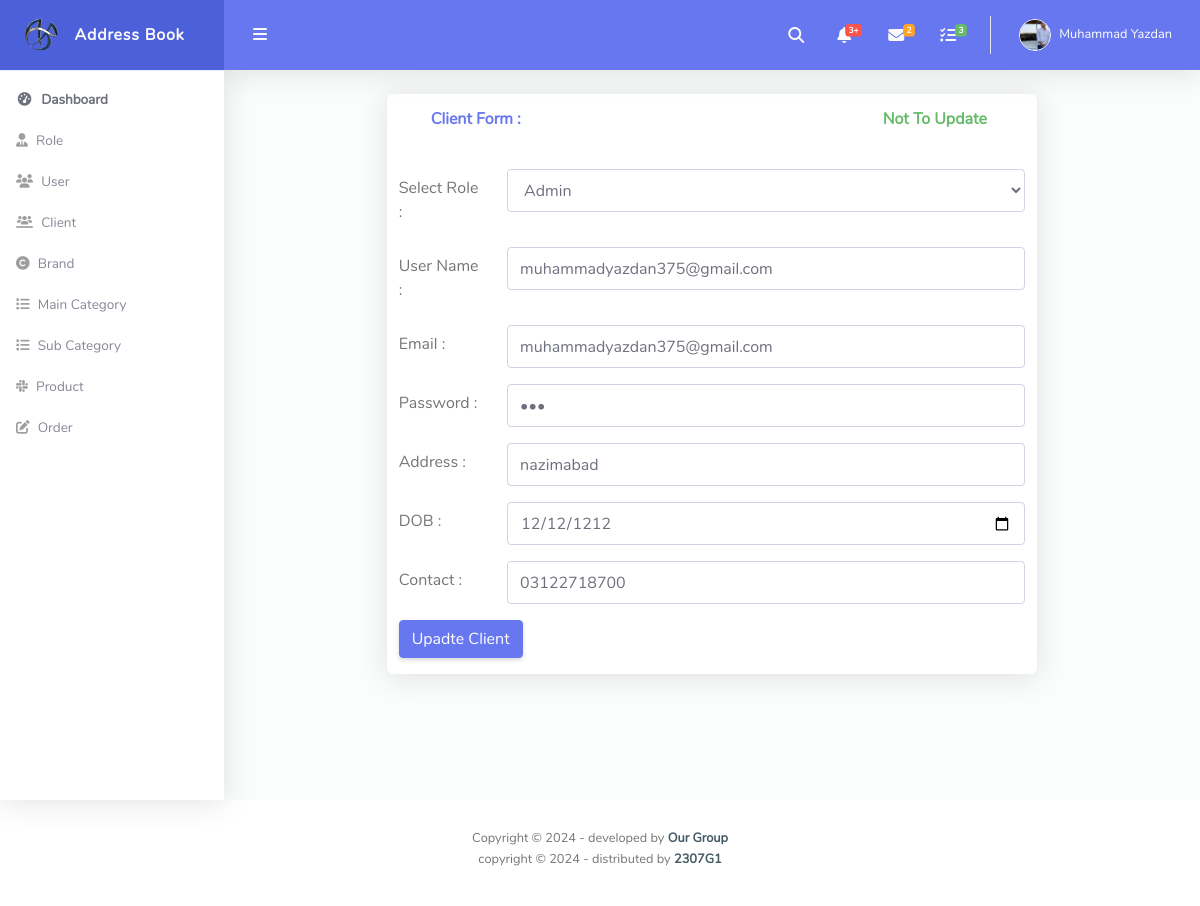
The app's page /admin/client_update.php?id=4, older data.
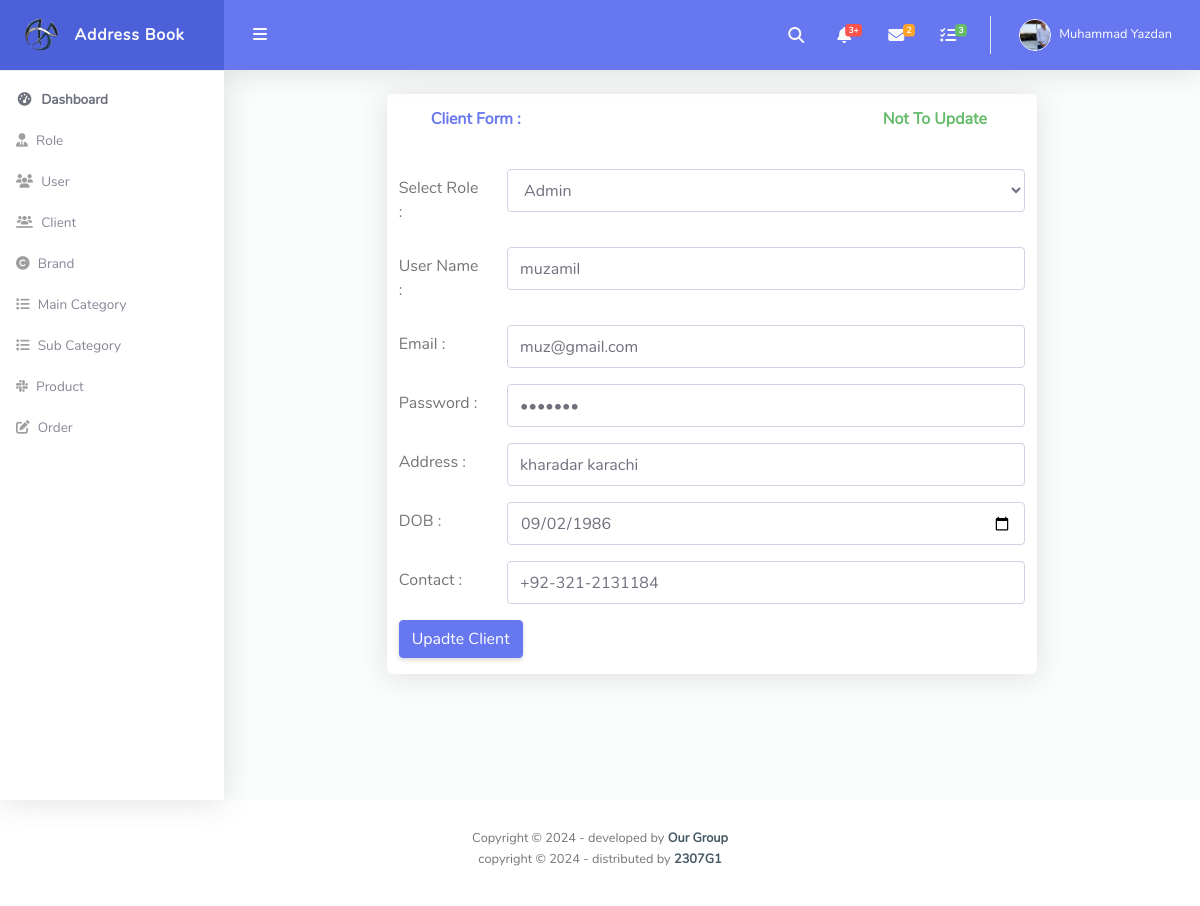
The same page, newer data.
### tables this page shows
CREATE TABLE `client` (
  `id` int(11) NOT NULL,
  `role_id_FK` int(11) NOT NULL,
  `name` varchar(255) NOT NULL,
  `email` varchar(255) NOT NULL,
  `password` varchar(20) NOT NULL,
  `address` varchar(255) NOT NULL,
  `contact` varchar(20) NOT NULL,
  `dob` date NOT NULL
);

### admin/client_update.php (the view, shortened to what the changed rows need)
<?php
include("./connection.php");
include("./header.php");
?>
<div id="content-wrapper" class="d-flex flex-column">
  <div id="content">
    <div class="card mb-4 mx-auto col-lg-8">
      <form action="" method="post">
        <?php
        $Id  =  $_GET['id'];
        $sql = "select * from client where id = '$Id'";
        $result = mysqli_query($con, $sql);
        $rows = mysqli_fetch_assoc($result);
        ?>
        <div class="row mb-3">
          <div class="col-sm-10">
            <input type="text" value="<?php echo $rows['name'] ?>" name="user" class="form-control" id="inputEmail3">
          </div>
        </div>
        <div class="row mb-3">
          <div class="col-sm-10">
            <input type="email" name="email" value="<?php echo $rows['email'] ?>" class="form-control" id="inputEmail3">
          </div>
        </div>
        <div class="row mb-3">
          <div class="col-sm-10">
            <input type="password" name="password" value="<?php echo $rows['password'] ?>" class="form-control" id="inputEmail3">
          </div>
        </div>
        <div class="row mb-3">
          <div class="col-sm-10">
            <input type="text" name="addrest" value="<?php echo $rows['address'] ?>" class="form-control" id="inputEmail3">
          </div>
        </div>
        <div class="row mb-3">
          <div class="col-sm-10">
            <input type="date" name="dob" value="<?php echo $rows['dob'] ?>" class="form-control" id="inputEmail3">
          </div>
        </div>
        <div class="row mb-3">
          <div class="col-sm-10">
            <input type="text" name="contact" value="<?php echo $rows['contact'] ?>" class="form-control" id="inputEmail3">
          </div>
        </div>
      </form>
    </div>
  </div>
</div>
</div>
<?php
include("./footer.php");
?>

Row changes from the older to the newer data that the page shows:
changed client: user "muhammadyazdan375@gmail.com" → "muzamil"; email "muhammadyazdan375@gmail.com" → "muz@gmail.com"; addrest "nazimabad" → "kharadar karachi"; dob "12/12/1212" → "09/02/1986"; contact "03122718700" → "+92-321-2131184"
